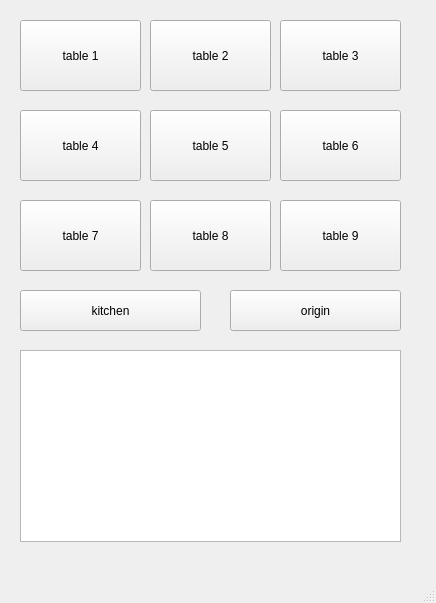
<?xml version="1.0" encoding="UTF-8"?>
<ui version="4.0">
 <class>MainWindow</class>
 <widget class="QMainWindow" name="MainWindow">
  <property name="geometry">
   <rect>
    <x>0</x>
    <y>0</y>
    <width>436</width>
    <height>603</height>
   </rect>
  </property>
  <property name="windowTitle">
   <string>MainWindow</string>
  </property>
  <widget class="QWidget" name="centralwidget">
   <widget class="QPushButton" name="pushButton_1">
    <property name="geometry">
     <rect>
      <x>20</x>
      <y>20</y>
      <width>121</width>
      <height>71</height>
     </rect>
    </property>
    <property name="text">
     <string>table 1</string>
    </property>
   </widget>
   <widget class="QPushButton" name="pushButton_3">
    <property name="geometry">
     <rect>
      <x>280</x>
      <y>20</y>
      <width>121</width>
      <height>71</height>
     </rect>
    </property>
    <property name="text">
     <string>table 3</string>
    </property>
   </widget>
   <widget class="QPushButton" name="pushButton_2">
    <property name="geometry">
     <rect>
      <x>150</x>
      <y>20</y>
      <width>121</width>
      <height>71</height>
     </rect>
    </property>
    <property name="text">
     <string>table 2</string>
    </property>
   </widget>
   <widget class="QPushButton" name="pushButton_5">
    <property name="geometry">
     <rect>
      <x>150</x>
      <y>110</y>
      <width>121</width>
      <height>71</height>
     </rect>
    </property>
    <property name="text">
     <string>table 5</string>
    </property>
   </widget>
   <widget class="QPushButton" name="pushButton_4">
    <property name="geometry">
     <rect>
      <x>20</x>
      <y>110</y>
      <width>121</width>
      <height>71</height>
     </rect>
    </property>
    <property name="text">
     <string>table 4</string>
    </property>
   </widget>
   <widget class="QPushButton" name="pushButton_6">
    <property name="geometry">
     <rect>
      <x>280</x>
      <y>110</y>
      <width>121</width>
      <height>71</height>
     </rect>
    </property>
    <property name="text">
     <string>table 6</string>
    </property>
   </widget>
   <widget class="QPushButton" name="pushButton_7">
    <property name="geometry">
     <rect>
      <x>20</x>
      <y>200</y>
      <width>121</width>
      <height>71</height>
     </rect>
    </property>
    <property name="text">
     <string>table 7</string>
    </property>
   </widget>
   <widget class="QPushButton" name="pushButton_8">
    <property name="geometry">
     <rect>
      <x>150</x>
      <y>200</y>
      <width>121</width>
      <height>71</height>
     </rect>
    </property>
    <property name="text">
     <string>table 8</string>
    </property>
   </widget>
   <widget class="QPushButton" name="pushButton_9">
    <property name="geometry">
     <rect>
      <x>280</x>
      <y>200</y>
      <width>121</width>
      <height>71</height>
     </rect>
    </property>
    <property name="text">
     <string>table 9</string>
    </property>
   </widget>
   <widget class="QPushButton" name="pushButton_10">
    <property name="geometry">
     <rect>
      <x>20</x>
      <y>290</y>
      <width>181</width>
      <height>41</height>
     </rect>
    </property>
    <property name="text">
     <string>kitchen</string>
    </property>
   </widget>
   <widget class="QPushButton" name="pushButton_11">
    <property name="geometry">
     <rect>
      <x>230</x>
      <y>290</y>
      <width>171</width>
      <height>41</height>
     </rect>
    </property>
    <property name="text">
     <string>origin</string>
    </property>
   </widget>
   <widget class="QTextBrowser" name="textBrowser">
    <property name="geometry">
     <rect>
      <x>20</x>
      <y>350</y>
      <width>381</width>
      <height>192</height>
     </rect>
    </property>
   </widget>
  </widget>
  <widget class="QMenuBar" name="menubar">
   <property name="geometry">
    <rect>
     <x>0</x>
     <y>0</y>
     <width>436</width>
     <height>22</height>
    </rect>
   </property>
  </widget>
  <widget class="QStatusBar" name="statusbar"/>
 </widget>
 <resources/>
 <connections/>
</ui>
